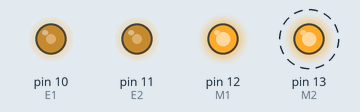
Simulated run of this sketch. Board: Arduino Uno, built with avr-gcc and run on an emulated ATmega328P. Parts: output pins drawn as LEDs (lit = HIGH). Dashed ring = blinking.

Above: at 3.5 s.
At 5.5 s:
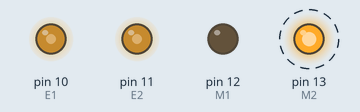
Timing chart, 0 to 8.2 s (numbered marks = the images above):
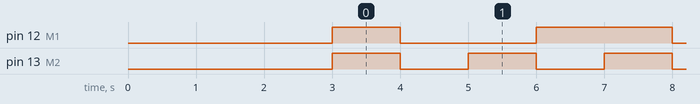

Measured:
- by itself, pin 12 (M1): repeats every 4.0 s: LOW 2.0 s, HIGH 2.0 s
- by itself, pin 13 (M2): alternates HIGH for 1.0 s and LOW for 1.0 s
- by itself, everything shown: repeats every 4.0 s, in 4 steps

The sketch:

test_simple2.ino
```cpp
#define E1 10 // enable - with PWM
#define M1 12
#define E2 11
#define M2 13

void setup() {
  pinMode(M1, OUTPUT); // no need for analog output
  pinMode(M2, OUTPUT);
  delay(3000);         // wait a 3 seconds
  // enable
  analogWrite(E1, 128); // not so fast - down by 50%
  analogWrite(E2, 128);
}

void loop() {
  digitalWrite(M1, HIGH);  // forward
  digitalWrite(M2, HIGH);
  delay(1000);
  digitalWrite(M1, LOW);  // backward
  digitalWrite(M2, LOW);
  delay(1000);
  digitalWrite(M1, LOW);  // left
  digitalWrite(M2, HIGH);
  delay(1000);
  digitalWrite(M1, HIGH);  // right
  digitalWrite(M2, LOW);
  delay(1000);
}
```
